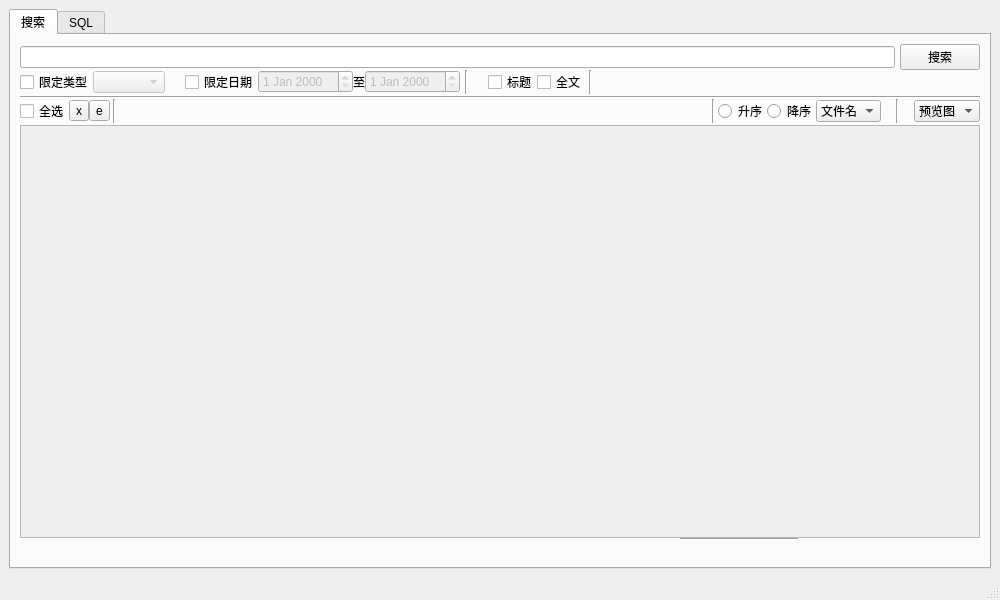
<?xml version="1.0" encoding="UTF-8"?>
<ui version="4.0">
 <class>ImgSearch</class>
 <widget class="QMainWindow" name="ImgSearch">
  <property name="geometry">
   <rect>
    <x>0</x>
    <y>0</y>
    <width>1000</width>
    <height>600</height>
   </rect>
  </property>
  <property name="windowTitle">
   <string>搜索</string>
  </property>
  <widget class="QWidget" name="centralwidget">
   <layout class="QVBoxLayout" name="verticalLayout">
    <item>
     <widget class="QTabWidget" name="tabWidget">
      <property name="currentIndex">
       <number>0</number>
      </property>
      <widget class="QWidget" name="searchTab">
       <property name="sizePolicy">
        <sizepolicy hsizetype="Preferred" vsizetype="Expanding">
         <horstretch>0</horstretch>
         <verstretch>0</verstretch>
        </sizepolicy>
       </property>
       <attribute name="title">
        <string>搜索</string>
       </attribute>
       <layout class="QVBoxLayout" name="verticalLayout_3">
        <property name="spacing">
         <number>0</number>
        </property>
        <item>
         <layout class="QHBoxLayout" name="horizontalLayout">
          <item>
           <widget class="QLineEdit" name="lineEdit">
            <property name="sizePolicy">
             <sizepolicy hsizetype="Expanding" vsizetype="Fixed">
              <horstretch>0</horstretch>
              <verstretch>0</verstretch>
             </sizepolicy>
            </property>
            <property name="minimumSize">
             <size>
              <width>400</width>
              <height>0</height>
             </size>
            </property>
           </widget>
          </item>
          <item>
           <spacer name="horizontalSpacer_7">
            <property name="orientation">
             <enum>Qt::Horizontal</enum>
            </property>
            <property name="sizeType">
             <enum>QSizePolicy::Fixed</enum>
            </property>
            <property name="sizeHint" stdset="0">
             <size>
              <width>5</width>
              <height>20</height>
             </size>
            </property>
           </spacer>
          </item>
          <item>
           <widget class="QPushButton" name="searchButton">
            <property name="sizePolicy">
             <sizepolicy hsizetype="Fixed" vsizetype="Fixed">
              <horstretch>0</horstretch>
              <verstretch>0</verstretch>
             </sizepolicy>
            </property>
            <property name="text">
             <string>搜索</string>
            </property>
           </widget>
          </item>
         </layout>
        </item>
        <item>
         <layout class="QHBoxLayout" name="horizontalLayout_2">
          <item>
           <widget class="QCheckBox" name="checkBoxType">
            <property name="sizePolicy">
             <sizepolicy hsizetype="Fixed" vsizetype="Fixed">
              <horstretch>0</horstretch>
              <verstretch>0</verstretch>
             </sizepolicy>
            </property>
            <property name="text">
             <string>限定类型</string>
            </property>
           </widget>
          </item>
          <item>
           <widget class="XComboBox" name="comboBoxType">
            <property name="enabled">
             <bool>false</bool>
            </property>
           </widget>
          </item>
          <item>
           <spacer name="horizontalSpacer_2">
            <property name="orientation">
             <enum>Qt::Horizontal</enum>
            </property>
            <property name="sizeType">
             <enum>QSizePolicy::Fixed</enum>
            </property>
            <property name="sizeHint" stdset="0">
             <size>
              <width>20</width>
              <height>20</height>
             </size>
            </property>
           </spacer>
          </item>
          <item>
           <widget class="QCheckBox" name="checkBoxDate">
            <property name="sizePolicy">
             <sizepolicy hsizetype="Fixed" vsizetype="Fixed">
              <horstretch>0</horstretch>
              <verstretch>0</verstretch>
             </sizepolicy>
            </property>
            <property name="text">
             <string>限定日期</string>
            </property>
           </widget>
          </item>
          <item>
           <widget class="QDateEdit" name="dateEditFrom">
            <property name="enabled">
             <bool>false</bool>
            </property>
            <property name="sizePolicy">
             <sizepolicy hsizetype="Fixed" vsizetype="Fixed">
              <horstretch>0</horstretch>
              <verstretch>0</verstretch>
             </sizepolicy>
            </property>
           </widget>
          </item>
          <item>
           <widget class="QLabel" name="label_2">
            <property name="sizePolicy">
             <sizepolicy hsizetype="Fixed" vsizetype="Preferred">
              <horstretch>0</horstretch>
              <verstretch>0</verstretch>
             </sizepolicy>
            </property>
            <property name="text">
             <string>至</string>
            </property>
           </widget>
          </item>
          <item>
           <widget class="QDateEdit" name="dateEditTo">
            <property name="enabled">
             <bool>false</bool>
            </property>
            <property name="sizePolicy">
             <sizepolicy hsizetype="Fixed" vsizetype="Fixed">
              <horstretch>0</horstretch>
              <verstretch>0</verstretch>
             </sizepolicy>
            </property>
           </widget>
          </item>
          <item>
           <spacer name="horizontalSpacer_8">
            <property name="orientation">
             <enum>Qt::Horizontal</enum>
            </property>
            <property name="sizeType">
             <enum>QSizePolicy::Fixed</enum>
            </property>
            <property name="sizeHint" stdset="0">
             <size>
              <width>5</width>
              <height>20</height>
             </size>
            </property>
           </spacer>
          </item>
          <item>
           <widget class="Line" name="line_2">
            <property name="orientation">
             <enum>Qt::Vertical</enum>
            </property>
           </widget>
          </item>
          <item>
           <spacer name="horizontalSpacer_3">
            <property name="orientation">
             <enum>Qt::Horizontal</enum>
            </property>
            <property name="sizeType">
             <enum>QSizePolicy::Fixed</enum>
            </property>
            <property name="sizeHint" stdset="0">
             <size>
              <width>20</width>
              <height>20</height>
             </size>
            </property>
           </spacer>
          </item>
          <item>
           <widget class="QCheckBox" name="checkBoxTitle">
            <property name="sizePolicy">
             <sizepolicy hsizetype="Fixed" vsizetype="Fixed">
              <horstretch>0</horstretch>
              <verstretch>0</verstretch>
             </sizepolicy>
            </property>
            <property name="text">
             <string>标题</string>
            </property>
            <property name="tristate">
             <bool>false</bool>
            </property>
           </widget>
          </item>
          <item>
           <widget class="QCheckBox" name="checkBoxText">
            <property name="sizePolicy">
             <sizepolicy hsizetype="Fixed" vsizetype="Fixed">
              <horstretch>0</horstretch>
              <verstretch>0</verstretch>
             </sizepolicy>
            </property>
            <property name="text">
             <string>全文</string>
            </property>
           </widget>
          </item>
          <item>
           <spacer name="horizontalSpacer_9">
            <property name="orientation">
             <enum>Qt::Horizontal</enum>
            </property>
            <property name="sizeType">
             <enum>QSizePolicy::Fixed</enum>
            </property>
            <property name="sizeHint" stdset="0">
             <size>
              <width>3</width>
              <height>20</height>
             </size>
            </property>
           </spacer>
          </item>
          <item>
           <widget class="Line" name="line_3">
            <property name="orientation">
             <enum>Qt::Vertical</enum>
            </property>
           </widget>
          </item>
          <item>
           <spacer name="horizontalSpacer">
            <property name="orientation">
             <enum>Qt::Horizontal</enum>
            </property>
            <property name="sizeHint" stdset="0">
             <size>
              <width>40</width>
              <height>20</height>
             </size>
            </property>
           </spacer>
          </item>
         </layout>
        </item>
        <item>
         <spacer name="verticalSpacer">
          <property name="orientation">
           <enum>Qt::Vertical</enum>
          </property>
          <property name="sizeType">
           <enum>QSizePolicy::Fixed</enum>
          </property>
          <property name="sizeHint" stdset="0">
           <size>
            <width>20</width>
            <height>2</height>
           </size>
          </property>
         </spacer>
        </item>
        <item>
         <widget class="Line" name="line_6">
          <property name="orientation">
           <enum>Qt::Horizontal</enum>
          </property>
         </widget>
        </item>
        <item>
         <layout class="QHBoxLayout" name="horizontalLayout_3">
          <item>
           <widget class="QCheckBox" name="selectButton">
            <property name="text">
             <string>全选</string>
            </property>
           </widget>
          </item>
          <item>
           <widget class="QToolButton" name="deleteButton">
            <property name="text">
             <string>x</string>
            </property>
           </widget>
          </item>
          <item>
           <widget class="QToolButton" name="exportButton">
            <property name="text">
             <string>e</string>
            </property>
           </widget>
          </item>
          <item>
           <spacer name="horizontalSpacer_11">
            <property name="orientation">
             <enum>Qt::Horizontal</enum>
            </property>
            <property name="sizeType">
             <enum>QSizePolicy::Fixed</enum>
            </property>
            <property name="sizeHint" stdset="0">
             <size>
              <width>3</width>
              <height>20</height>
             </size>
            </property>
           </spacer>
          </item>
          <item>
           <widget class="Line" name="line">
            <property name="orientation">
             <enum>Qt::Vertical</enum>
            </property>
           </widget>
          </item>
          <item>
           <spacer name="horizontalSpacer_4">
            <property name="orientation">
             <enum>Qt::Horizontal</enum>
            </property>
            <property name="sizeHint" stdset="0">
             <size>
              <width>40</width>
              <height>20</height>
             </size>
            </property>
           </spacer>
          </item>
          <item>
           <widget class="Line" name="line_4">
            <property name="orientation">
             <enum>Qt::Vertical</enum>
            </property>
           </widget>
          </item>
          <item>
           <spacer name="horizontalSpacer_10">
            <property name="orientation">
             <enum>Qt::Horizontal</enum>
            </property>
            <property name="sizeType">
             <enum>QSizePolicy::Fixed</enum>
            </property>
            <property name="sizeHint" stdset="0">
             <size>
              <width>3</width>
              <height>20</height>
             </size>
            </property>
           </spacer>
          </item>
          <item>
           <widget class="QRadioButton" name="radioButtonAsc">
            <property name="text">
             <string>升序</string>
            </property>
           </widget>
          </item>
          <item>
           <widget class="QRadioButton" name="radioButtonDesc">
            <property name="text">
             <string>降序</string>
            </property>
           </widget>
          </item>
          <item>
           <widget class="QComboBox" name="comboBoxOrder">
            <property name="sizePolicy">
             <sizepolicy hsizetype="Fixed" vsizetype="Fixed">
              <horstretch>0</horstretch>
              <verstretch>0</verstretch>
             </sizepolicy>
            </property>
            <item>
             <property name="text">
              <string>文件名</string>
             </property>
            </item>
            <item>
             <property name="text">
              <string>日期</string>
             </property>
            </item>
            <item>
             <property name="text">
              <string>标题</string>
             </property>
            </item>
           </widget>
          </item>
          <item>
           <spacer name="horizontalSpacer_12">
            <property name="orientation">
             <enum>Qt::Horizontal</enum>
            </property>
            <property name="sizeType">
             <enum>QSizePolicy::Fixed</enum>
            </property>
            <property name="sizeHint" stdset="0">
             <size>
              <width>15</width>
              <height>20</height>
             </size>
            </property>
           </spacer>
          </item>
          <item>
           <widget class="Line" name="line_7">
            <property name="orientation">
             <enum>Qt::Vertical</enum>
            </property>
           </widget>
          </item>
          <item>
           <spacer name="horizontalSpacer_5">
            <property name="orientation">
             <enum>Qt::Horizontal</enum>
            </property>
            <property name="sizeType">
             <enum>QSizePolicy::Fixed</enum>
            </property>
            <property name="sizeHint" stdset="0">
             <size>
              <width>15</width>
              <height>20</height>
             </size>
            </property>
           </spacer>
          </item>
          <item>
           <widget class="QComboBox" name="comboBoxShow">
            <property name="sizePolicy">
             <sizepolicy hsizetype="Fixed" vsizetype="Fixed">
              <horstretch>0</horstretch>
              <verstretch>0</verstretch>
             </sizepolicy>
            </property>
            <item>
             <property name="text">
              <string>预览图</string>
             </property>
            </item>
            <item>
             <property name="text">
              <string>列表</string>
             </property>
            </item>
           </widget>
          </item>
         </layout>
        </item>
        <item>
         <spacer name="verticalSpacer_2">
          <property name="orientation">
           <enum>Qt::Vertical</enum>
          </property>
          <property name="sizeType">
           <enum>QSizePolicy::Fixed</enum>
          </property>
          <property name="sizeHint" stdset="0">
           <size>
            <width>20</width>
            <height>2</height>
           </size>
          </property>
         </spacer>
        </item>
        <item>
         <widget class="QStackedWidget" name="stackedWidget">
          <property name="currentIndex">
           <number>0</number>
          </property>
          <widget class="QWidget" name="page_3">
           <layout class="QGridLayout" name="gridLayout_3">
            <property name="leftMargin">
             <number>0</number>
            </property>
            <property name="topMargin">
             <number>0</number>
            </property>
            <property name="rightMargin">
             <number>0</number>
            </property>
            <property name="bottomMargin">
             <number>0</number>
            </property>
            <property name="horizontalSpacing">
             <number>0</number>
            </property>
            <item row="1" column="0">
             <widget class="QScrollArea" name="scrollArea">
              <property name="sizePolicy">
               <sizepolicy hsizetype="Minimum" vsizetype="Minimum">
                <horstretch>0</horstretch>
                <verstretch>0</verstretch>
               </sizepolicy>
              </property>
              <property name="widgetResizable">
               <bool>true</bool>
              </property>
              <widget class="QWidget" name="scrollAreaWidgetContents">
               <property name="geometry">
                <rect>
                 <x>0</x>
                 <y>0</y>
                 <width>956</width>
                 <height>416</height>
                </rect>
               </property>
               <property name="sizePolicy">
                <sizepolicy hsizetype="Preferred" vsizetype="Expanding">
                 <horstretch>0</horstretch>
                 <verstretch>0</verstretch>
                </sizepolicy>
               </property>
               <property name="minimumSize">
                <size>
                 <width>0</width>
                 <height>0</height>
                </size>
               </property>
              </widget>
             </widget>
            </item>
           </layout>
          </widget>
          <widget class="QWidget" name="page_4">
           <layout class="QGridLayout" name="gridLayout_5">
            <property name="leftMargin">
             <number>0</number>
            </property>
            <property name="topMargin">
             <number>0</number>
            </property>
            <property name="rightMargin">
             <number>0</number>
            </property>
            <property name="bottomMargin">
             <number>0</number>
            </property>
            <property name="horizontalSpacing">
             <number>0</number>
            </property>
            <item row="0" column="0">
             <widget class="QTableView" name="tableView"/>
            </item>
           </layout>
          </widget>
         </widget>
        </item>
        <item>
         <widget class="PageNavigator" name="pageNavigate" native="true">
          <property name="sizePolicy">
           <sizepolicy hsizetype="Expanding" vsizetype="Fixed">
            <horstretch>0</horstretch>
            <verstretch>0</verstretch>
           </sizepolicy>
          </property>
          <property name="minimumSize">
           <size>
            <width>0</width>
            <height>20</height>
           </size>
          </property>
          <widget class="Line" name="line_5">
           <property name="geometry">
            <rect>
             <x>660</x>
             <y>0</y>
             <width>118</width>
             <height>3</height>
            </rect>
           </property>
           <property name="orientation">
            <enum>Qt::Horizontal</enum>
           </property>
          </widget>
         </widget>
        </item>
       </layout>
      </widget>
      <widget class="QWidget" name="sqlTab">
       <attribute name="title">
        <string>SQL</string>
       </attribute>
       <layout class="QVBoxLayout" name="verticalLayout_2">
        <item>
         <layout class="QHBoxLayout" name="horizontalLayout_4">
          <item>
           <widget class="QLineEdit" name="lineEdit_2"/>
          </item>
          <item>
           <widget class="QPushButton" name="sendSQLButton">
            <property name="text">
             <string>发送</string>
            </property>
           </widget>
          </item>
         </layout>
        </item>
        <item>
         <layout class="QHBoxLayout" name="horizontalLayout_6">
          <item>
           <widget class="QToolButton" name="deleteButton_2">
            <property name="text">
             <string>x</string>
            </property>
           </widget>
          </item>
          <item>
           <widget class="QToolButton" name="exportButton_2">
            <property name="text">
             <string>e</string>
            </property>
           </widget>
          </item>
          <item>
           <widget class="QCheckBox" name="selectButton_2">
            <property name="text">
             <string>全选</string>
            </property>
           </widget>
          </item>
          <item>
           <spacer name="horizontalSpacer_6">
            <property name="orientation">
             <enum>Qt::Horizontal</enum>
            </property>
            <property name="sizeHint" stdset="0">
             <size>
              <width>40</width>
              <height>20</height>
             </size>
            </property>
           </spacer>
          </item>
         </layout>
        </item>
        <item>
         <widget class="QTableView" name="tableView_2"/>
        </item>
       </layout>
      </widget>
     </widget>
    </item>
   </layout>
  </widget>
  <widget class="QStatusBar" name="statusbar"/>
 </widget>
 <customwidgets>
  <customwidget>
   <class>PageNavigator</class>
   <extends>QWidget</extends>
   <header>pagenavigator/pagenavigator.h</header>
   <container>1</container>
  </customwidget>
  <customwidget>
   <class>XComboBox</class>
   <extends>QComboBox</extends>
   <header>xcombobox/xcombobox.h</header>
  </customwidget>
 </customwidgets>
 <resources/>
 <connections/>
</ui>
